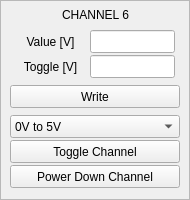
     <widget class="QFrame" name="frame_30">
      <property name="geometry">
       <rect>
        <x>610</x>
        <y>220</y>
        <width>190</width>
        <height>200</height>
       </rect>
      </property>
      <property name="frameShape">
       <enum>QFrame::StyledPanel</enum>
      </property>
      <property name="frameShadow">
       <enum>QFrame::Raised</enum>
      </property>
      <widget class="QLabel" name="label_143">
       <property name="geometry">
        <rect>
         <x>0</x>
         <y>5</y>
         <width>191</width>
         <height>20</height>
        </rect>
       </property>
       <property name="text">
        <string>CHANNEL 6</string>
       </property>
       <property name="alignment">
        <set>Qt::AlignCenter</set>
       </property>
      </widget>
      <widget class="QLineEdit" name="ledt_wr6_t1">
       <property name="geometry">
        <rect>
         <x>90</x>
         <y>55</y>
         <width>85</width>
         <height>23</height>
        </rect>
       </property>
      </widget>
      <widget class="QLabel" name="label_144">
       <property name="geometry">
        <rect>
         <x>10</x>
         <y>30</y>
         <width>81</width>
         <height>23</height>
        </rect>
       </property>
       <property name="text">
        <string>Value [V]</string>
       </property>
       <property name="alignment">
        <set>Qt::AlignCenter</set>
       </property>
      </widget>
      <widget class="QPushButton" name="pB_wr_up6_t">
       <property name="geometry">
        <rect>
         <x>10</x>
         <y>85</y>
         <width>170</width>
         <height>23</height>
        </rect>
       </property>
       <property name="text">
        <string>Write</string>
       </property>
      </widget>
      <widget class="QPushButton" name="pB_pd6_t">
       <property name="geometry">
        <rect>
         <x>10</x>
         <y>165</y>
         <width>170</width>
         <height>23</height>
        </rect>
       </property>
       <property name="text">
        <string>Power Down Channel</string>
       </property>
       <property name="checkable">
        <bool>false</bool>
       </property>
      </widget>
      <widget class="QLabel" name="label_150">
       <property name="geometry">
        <rect>
         <x>10</x>
         <y>55</y>
         <width>81</width>
         <height>23</height>
        </rect>
       </property>
       <property name="text">
        <string>Toggle [V]</string>
       </property>
       <property name="alignment">
        <set>Qt::AlignCenter</set>
       </property>
      </widget>
      <widget class="QLineEdit" name="ledt_wr6_t0">
       <property name="geometry">
        <rect>
         <x>90</x>
         <y>30</y>
         <width>85</width>
         <height>23</height>
        </rect>
       </property>
      </widget>
      <widget class="QComboBox" name="cBox_span6_t">
       <property name="geometry">
        <rect>
         <x>10</x>
         <y>115</y>
         <width>170</width>
         <height>23</height>
        </rect>
       </property>
       <property name="sizePolicy">
        <sizepolicy hsizetype="Preferred" vsizetype="Fixed">
         <horstretch>0</horstretch>
         <verstretch>0</verstretch>
        </sizepolicy>
       </property>
       <item>
        <property name="text">
         <string>0V to 5V </string>
        </property>
       </item>
       <item>
        <property name="text">
         <string>-2.5V to + 2.5V</string>
        </property>
       </item>
       <item>
        <property name="text">
         <string>-5V to +5V</string>
        </property>
       </item>
      </widget>
      <widget class="QPushButton" name="pB_toggle_s_6">
       <property name="geometry">
        <rect>
         <x>10</x>
         <y>140</y>
         <width>170</width>
         <height>23</height>
        </rect>
       </property>
       <property name="text">
        <string>Toggle Channel</string>
       </property>
       <property name="checkable">
        <bool>true</bool>
       </property>
      </widget>
     </widget>
